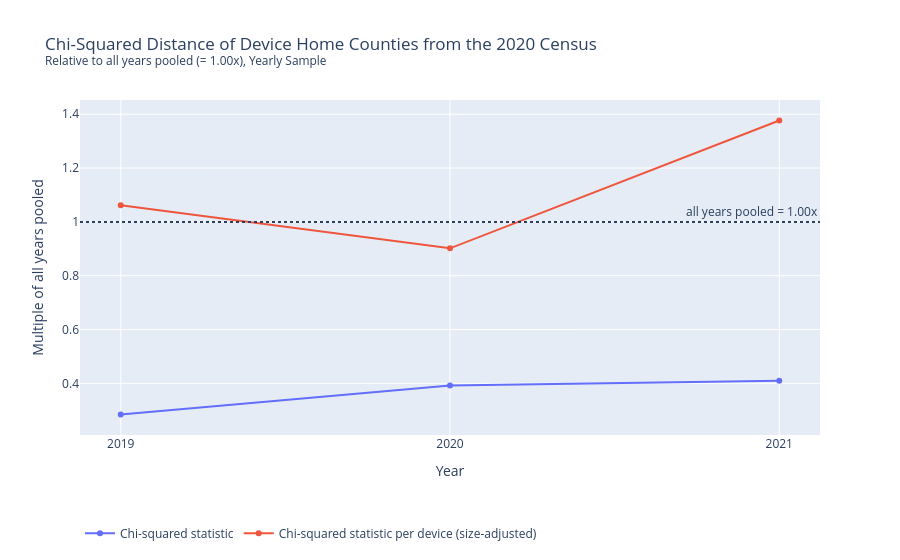
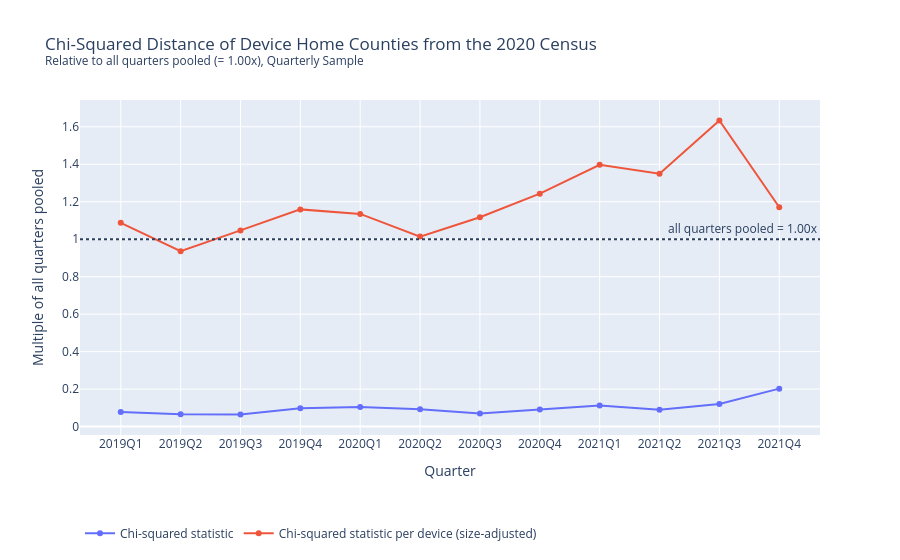

Notebook cell for these charts, in order:
### Code cell
### PART C, SUBPART I: REPRESENTATIVENESS OVER TIME (CHART)
## Write-up: section 1, figures F1.5-F1.6
# Each year's (quarter's) chi-squared statistic against the census, as a multiple of the one for all years (quarters) pooled. Two lines: the raw statistic,
# which also moves with the number of devices, and the statistic per device, which only moves with how far the county shares are from the census
for sample_title, sample_name, crosswalk, visits, period in SAMPLES:
    over_time = (sample_sizes
        .filter((pl.col("sample") == sample_name) & (pl.col("period").str.len_chars() == (4 if period == "year" else 6))) # years / quarters only
        .sort("period")
        .unpivot(index="period", on=["chi2_vs_all", "chi2_per_device_vs_all"], variable_name="measure", value_name="multiple")
        .with_columns(pl.col("measure").replace({
            "chi2_vs_all": "Chi-squared statistic",
            "chi2_per_device_vs_all": "Chi-squared statistic per device (size-adjusted)",
        }))
    )

    fig13 = px.line(
        over_time.to_pandas(),
        x="period",
        y="multiple",
        color="measure",
        markers=True,
        labels={
            "period": "Year" if period == "year" else "Quarter",
            "multiple": f"Multiple of all {period}s pooled",
            "measure": "",
        },
        title=f"Chi-Squared Distance of Device Home Counties from the 2020 Census<br><sup>Relative to all {period}s pooled (= 1.00x), {sample_title}</sup>",
    )

    fig13.add_hline(y=1, line_dash="dot", annotation_text=f"all {period}s pooled = 1.00x")
    fig13.update_layout(legend=dict(orientation="h", y=-0.25))
    if period == "year":
        fig13.update_xaxes(type="category")

    show(fig13, f"representativeness_chi2_{sample_name}")

### Figure 1 — Plotly figure (JSON) as saved in the notebook; plotly's stock layout.template omitted (floating-point values rounded to 4 significant figures)
{"data": [{"hovertemplate": "=Chi-squared statistic<br>Year=%{x}<br>Multiple of all years pooled=%{y}<extra></extra>", "legendgroup": "Chi-squared statistic", "line": {"color": "#636efa", "dash": "solid"}, "marker": {"symbol": "circle"}, "mode": "lines+markers", "name": "Chi-squared statistic", "orientation": "v", "showlegend": true, "type": "scatter", "x": ["2019", "2020", "2021"], "xaxis": "x", "y": [0.2842, 0.3919, 0.4099], "yaxis": "y"}, {"hovertemplate": "=Chi-squared statistic per device (size-adjusted)<br>Year=%{x}<br>Multiple of all years pooled=%{y}<extra></extra>", "legendgroup": "Chi-squared statistic per device (size-adjusted)", "line": {"color": "#EF553B", "dash": "solid"}, "marker": {"symbol": "circle"}, "mode": "lines+markers", "name": "Chi-squared statistic per device (size-adjusted)", "orientation": "v", "showlegend": true, "type": "scatter", "x": ["2019", "2020", "2021"], "xaxis": "x", "y": [1.061, 0.9018, 1.377], "yaxis": "y"}], "layout": {"annotations": [{"showarrow": false, "text": "all years pooled = 1.00x", "x": 1, "xanchor": "right", "xref": "x domain", "y": 1, "yanchor": "bottom", "yref": "y"}], "legend": {"orientation": "h", "title": {"text": ""}, "tracegroupgap": 0, "y": -0.25}, "shapes": [{"line": {"dash": "dot"}, "type": "line", "x0": 0, "x1": 1, "xref": "x domain", "y0": 1, "y1": 1, "yref": "y"}], "title": {"text": "Chi-Squared Distance of Device Home Counties from the 2020 Census<br><sup>Relative to all years pooled (= 1.00x), Yearly Sample</sup>"}, "xaxis": {"anchor": "y", "domain": [0.0, 1.0], "title": {"text": "Year"}, "type": "category"}, "yaxis": {"anchor": "x", "domain": [0.0, 1.0], "title": {"text": "Multiple of all years pooled"}}}}

### Figure 2 — Plotly figure (JSON) as saved in the notebook; plotly's stock layout.template omitted (floating-point values rounded to 4 significant figures)
{"data": [{"hovertemplate": "=Chi-squared statistic<br>Quarter=%{x}<br>Multiple of all quarters pooled=%{y}<extra></extra>", "legendgroup": "Chi-squared statistic", "line": {"color": "#636efa", "dash": "solid"}, "marker": {"symbol": "circle"}, "mode": "lines+markers", "name": "Chi-squared statistic", "orientation": "v", "showlegend": true, "type": "scatter", "x": ["2019Q1", "2019Q2", "2019Q3", "2019Q4", "2020Q1", "2020Q2", "2020Q3", "2020Q4", "2021Q1", "2021Q2", "2021Q3", "2021Q4"], "xaxis": "x", "y": [0.07735, 0.06565, 0.06464, 0.09817, 0.104, 0.09199, 0.06943, 0.09092, 0.1125, 0.09052, 0.1208, 0.2026], "yaxis": "y"}, {"hovertemplate": "=Chi-squared statistic per device (size-adjusted)<br>Quarter=%{x}<br>Multiple of all quarters pooled=%{y}<extra></extra>", "legendgroup": "Chi-squared statistic per device (size-adjusted)", "line": {"color": "#EF553B", "dash": "solid"}, "marker": {"symbol": "circle"}, "mode": "lines+markers", "name": "Chi-squared statistic per device (size-adjusted)", "orientation": "v", "showlegend": true, "type": "scatter", "x": ["2019Q1", "2019Q2", "2019Q3", "2019Q4", "2020Q1", "2020Q2", "2020Q3", "2020Q4", "2021Q1", "2021Q2", "2021Q3", "2021Q4"], "xaxis": "x", "y": [1.088, 0.9356, 1.047, 1.159, 1.135, 1.014, 1.117, 1.243, 1.397, 1.349, 1.633, 1.171], "yaxis": "y"}], "layout": {"annotations": [{"showarrow": false, "text": "all quarters pooled = 1.00x", "x": 1, "xanchor": "right", "xref": "x domain", "y": 1, "yanchor": "bottom", "yref": "y"}], "legend": {"orientation": "h", "title": {"text": ""}, "tracegroupgap": 0, "y": -0.25}, "shapes": [{"line": {"dash": "dot"}, "type": "line", "x0": 0, "x1": 1, "xref": "x domain", "y0": 1, "y1": 1, "yref": "y"}], "title": {"text": "Chi-Squared Distance of Device Home Counties from the 2020 Census<br><sup>Relative to all quarters pooled (= 1.00x), Quarterly Sample</sup>"}, "xaxis": {"anchor": "y", "domain": [0.0, 1.0], "title": {"text": "Quarter"}}, "yaxis": {"anchor": "x", "domain": [0.0, 1.0], "title": {"text": "Multiple of all quarters pooled"}}}}
